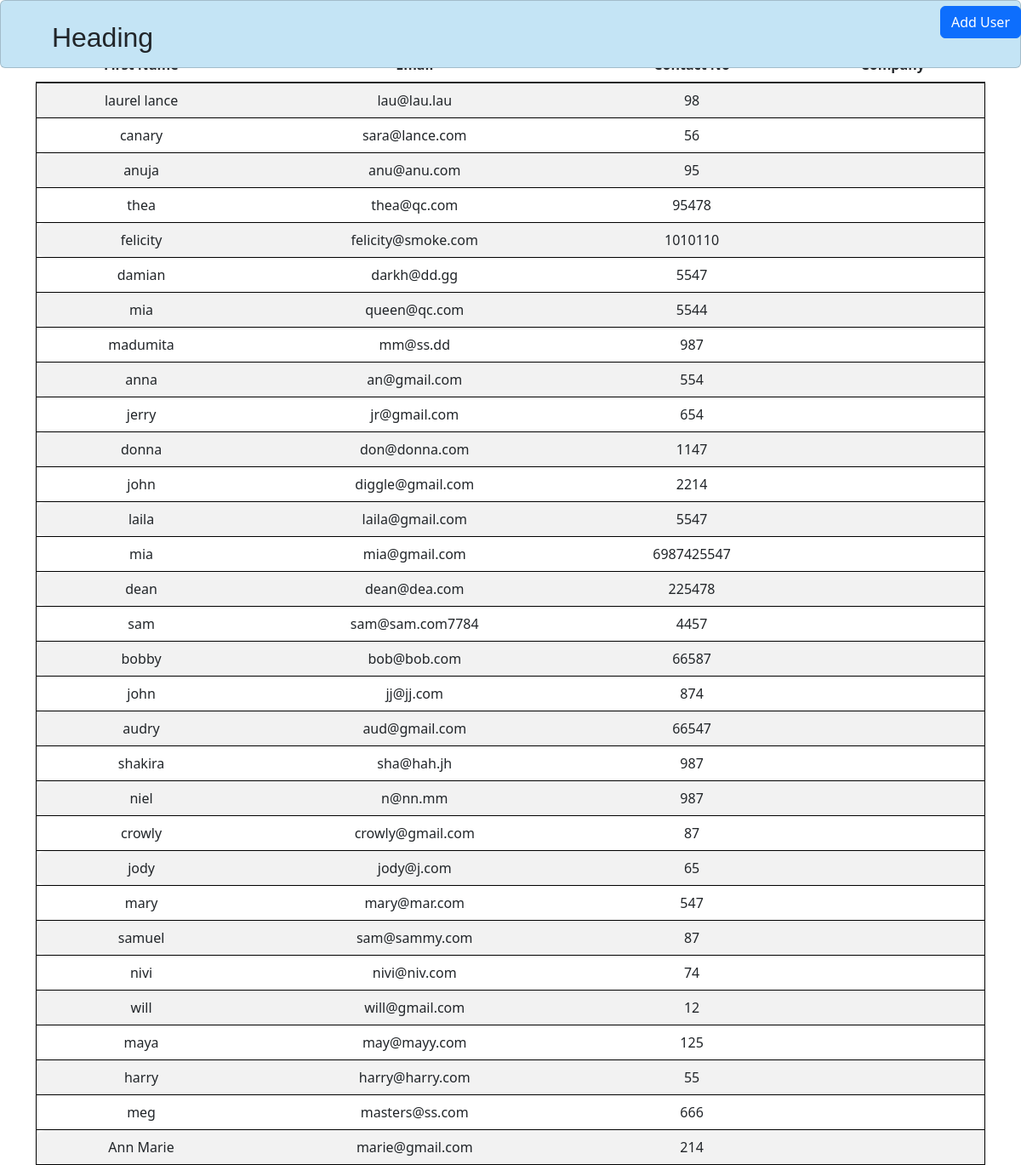
The app's page /show/table with its own data.
### app.py (models this page shows)
class User(db.Model, UserMixin):
    user_id = db.Column(db.Integer, primary_key=True, autoincrement=True)
    email = db.Column(db.String(100),unique=True)
    password_hash = db.Column(db.String(500))
    first_name = db.Column(db.String(100),nullable=False)
    middle_name = db.Column(db.String(100),nullable=False)
    last_name = db.Column(db.String(100))
    contact_no =  db.Column(db.String(100),nullable=False)
    alt_contact_no = db.Column(db.String(100), nullable=True, default=None)
    company_id = mapped_column(Integer, ForeignKey("company.comp_id"))
    company = relationship("Company",backref=backref('users', lazy=True))
    is_deleted = db.Column(db.Boolean, default=False)
    created_by = db.Column(db.String(100), nullable=False)
    created_dt = db.Column(db.DateTime(timezone=True), server_default=func.now())
    updated_by = db.Column(db.String(100), nullable=False)
    updated_dt = db.Column(db.DateTime(timezone=True), server_default=func.now())

### app.py (the view)
@app.route("/show/table")
def show_post():
    print("jjjjjjj")
    post = User.query.all()
    return render_template('partials/show.html', post=post)

### templates/partials/show.html (shortened to what this page needs)
{% extends 'base.html' %}
{% block content %}
<head>
    <link href="https://cdnjs.cloudflare.com/ajax/libs/twitter-bootstrap/5.3.0/css/bootstrap.min.css" rel="stylesheet">
    <link href="https://cdn.datatables.net/2.1.3/css/dataTables.bootstrap5.css" rel="stylesheet">
</head>
<body>
    <h1>User List</h1>
</div>
    <div class="container text-center">
    <table id="example" class="table table-striped" style="width:100%">
        <thead>
            <tr>
                <th>First Name</th>
                <th>Email</th>
                <th>Contact No</th>
                <th>Company</th>
            </tr>
        </thead>
        <tbody class="table-group-divider">
            {% for user in post %}
            <tr class="border border-black">
                <td>{{ user.first_name }}</td>
                <td>{{ user.email }}</td>
                <td>{{ user.contact_no }}</td>
                <td>{{ user.company.name}}</td>
            </tr>
            {% endfor %}
        </tbody>
    </table>
    <div id="dynamic-form" class="position-absolute top-0 end-0">
        <button id="btn" class="btn btn-primary" hx-get="{{ url_for('add_user') }}" hx-target="#dynamicform" hx-swap="outerHTML">Add User</button>
    </div>
{% endblock %}

### static/style.css (style rules this page uses)
html, body { height: 100%; }
body { height: -moz-calc(100% - 113px); height: -webkit-calc(100% - 113px); height: calc(100% - 113px); }
body { background: #c4e4f5; }
.btn { margin-left: 10px; margin-top: 7px; font-size: 16px; font-family: 'OpenSansBold'; padding: 5px 15px 10px 15px; }
table, th, td { border-left: none; border-right: none; }
h1 { font-size: 36px; }
.table tr { border-radius: 20px; }
tr td:nth-child(1), tr th:nth-child(1) { border-radius: .625rem 0 0 .625rem; }

### records on screen
User: first_name "laurel lance", email "lau@lau.lau", contact_no "98"
User: first_name "canary", email "sara@lance.com", contact_no "56"
User: first_name "anuja", email "anu@anu.com", contact_no "95"
User: first_name "thea", email "thea@qc.com", contact_no "95478"
User: first_name "felicity", email "felicity@smoke.com", contact_no "1010110"
User: first_name "damian", email "darkh@dd.gg", contact_no "5547"
User: first_name "mia", email "queen@qc.com", contact_no "5544"
User: first_name "madumita", email "mm@ss.dd", contact_no "987"
User: first_name "anna", email "an@gmail.com", contact_no "554"
User: first_name "jerry", email "jr@gmail.com", contact_no "654"
User: first_name "donna", email "don@donna.com", contact_no "1147"
User: first_name "john", email "diggle@gmail.com", contact_no "2214"
User: first_name "laila", email "laila@gmail.com", contact_no "5547"
User: first_name "mia", email "mia@gmail.com", contact_no "6987425547"
User: first_name "dean", email "dean@dea.com", contact_no "225478"
User: first_name "sam", email "sam@sam.com7784", contact_no "4457"
User: first_name "bobby", email "bob@bob.com", contact_no "66587"
User: first_name "john", email "jj@jj.com", contact_no "874"
User: first_name "audry", email "aud@gmail.com", contact_no "66547"
User: first_name "shakira", email "sha@hah.jh", contact_no "987"
User: first_name "niel", email "n@nn.mm", contact_no "987"
User: first_name "crowly", email "crowly@gmail.com", contact_no "87"
User: first_name "jody", email "jody@j.com", contact_no "65"
User: first_name "mary", email "mary@mar.com", contact_no "547"
User: first_name "samuel", email "sam@sammy.com", contact_no "87"
User: first_name "nivi", email "nivi@niv.com", contact_no "74"
User: first_name "will", email "will@gmail.com", contact_no "12"
User: first_name "maya", email "may@mayy.com", contact_no "125"
User: first_name "harry", email "harry@harry.com", contact_no "55"
User: first_name "meg", email "masters@ss.com", contact_no "666"
User: first_name "Ann Marie", email "marie@gmail.com", contact_no "214"
